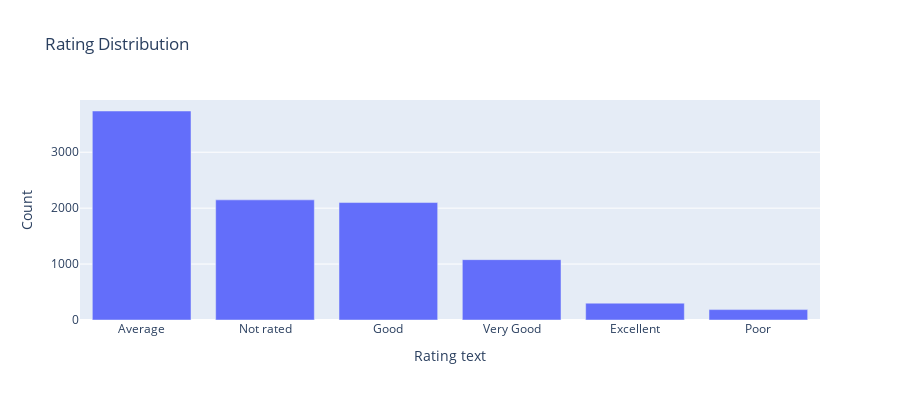

Write notebook code for a chart like this one.
### Markdown cell above
Rating Analysis:

### Code cell
# Check unique values in the 'Rating color' and 'Rating text' columns
unique_rating_colors = merged_data['Rating color'].unique()
unique_rating_texts = merged_data['Rating text'].unique()

print("Unique Rating Colors:", unique_rating_colors)
print("Unique Rating Texts:", unique_rating_texts)

# Explore the distribution of ratings using a bar chart
rating_counts = merged_data['Rating text'].value_counts()
fig = px.bar(rating_counts, x=rating_counts.index, y=rating_counts.values, title='Rating Distribution',
             labels={'index': 'Rating Text', 'y': 'Count'}, height=400)
fig.show()

### Figure 1 — Plotly figure (JSON) as saved in the notebook; plotly's stock layout.template omitted (floating-point values rounded to 4 significant figures)
{"data": [{"alignmentgroup": "True", "hovertemplate": "Rating text=%{x}<br>Count=%{y}<extra></extra>", "legendgroup": "", "marker": {"color": "#636efa", "pattern": {"shape": ""}}, "name": "", "offsetgroup": "", "orientation": "v", "showlegend": false, "textposition": "auto", "type": "bar", "x": ["Average", "Not rated", "Good", "Very Good", "Excellent", "Poor"], "xaxis": "x", "y": [3737, 2148, 2100, 1079, 301, 186], "yaxis": "y"}], "layout": {"barmode": "relative", "height": 400, "legend": {"tracegroupgap": 0}, "title": {"text": "Rating Distribution"}, "xaxis": {"anchor": "y", "domain": [0, 1], "title": {"text": "Rating text"}}, "yaxis": {"anchor": "x", "domain": [0, 1], "title": {"text": "Count"}}}}
